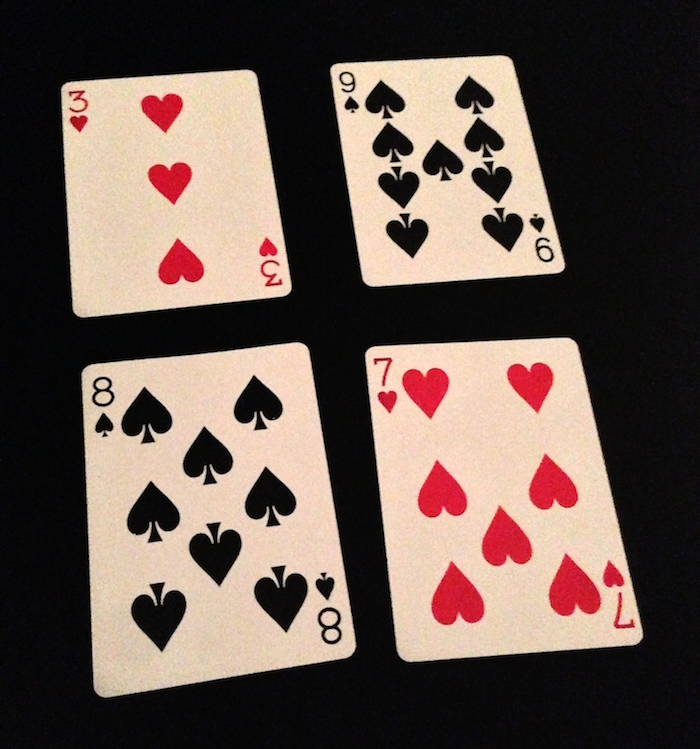
#> input picture resources/cards.png, 700 x 749 px, found by its file name
$ python warpPerspective.py
#> lines starting #> are read from the running program, lines starting #| are printed output that depends on the picture; after the words box and inside, x2 and y2 are one past the last pixel; in counts of white or black regions, pixels touching at a corner belong together
import cv2
import numpy as np

img = cv2.imread('resources/cards.png')
#> img is the input picture: shape (749, 700, 3); mean B, G, R 79.2, 87, 103.7
# pts1 is the points of the image we want to warp
pts1 = np.float32([[370, 352], [571, 340], [402, 657], [639, 639]])
# pts2 is the points of the image we want to warp to
# below is the width and height of a regular card
width, height = 250, 350
pts2 = np.float32([[0, 0], [width, 0], [0, height], [width, height]])

for i in range(len(pts1)):
    cv2.circle(img, (int(pts1[i][0]), int(pts1[i][1])), 5, (0, 255, 0), cv2.FILLED)
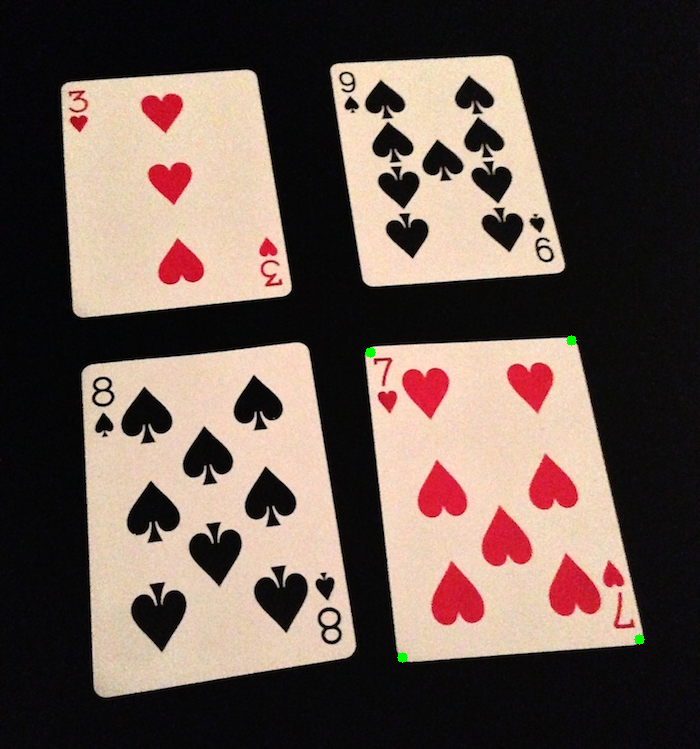
#> img: shape (749, 700, 3); 0.06% of pixels changed, all inside (x1, y1, x2, y2) = (365, 335, 645, 663)
# This is the transformation matrix that will be used to warp the image
matrix = cv2.getPerspectiveTransform(pts1, pts2)
#> matrix = [[1.54, -0.162, -513], [0.101, 1.7, -635.9], [-2.12e-05, 0.00076, 1]]
# This will warp the image to the new perspective
output = cv2.warpPerspective(img, matrix, (width, height))
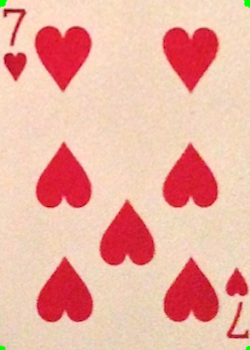
#> output: shape (350, 250, 3); mean B, G, R 162.1, 176.3, 236.4
cv2.imshow('Original Image', img)
cv2.imshow('Warped Image', output)
cv2.waitKey(0)
